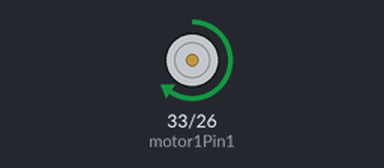
The sketch below on a simulated ESP32. Shown: motor-driver pin pairs drawn as motors (green arrow = first pin HIGH = forward, orange = second pin HIGH = backward, longer = more drive, scaled by the enable pin). What the sketch prints to the serial monitor is not drawn.

Above: at 0.1 s.
Timing chart, 0 to 39.0 s (numbered marks = the images above):
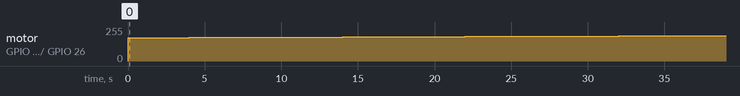

The sketch:

pwm_on_output.ino
```cpp
int motor1Pin1 = 33;
int motor1Pin2 = 26;
int enable1Pin = 27;

// Setting PWM properties
const int freq = 30000;
const int pwmChannel = 0;
const int resolution = 16;
int dutyCycle = 45000;

void setup() {
  // sets the pins as outputs:
  pinMode(motor1Pin2, OUTPUT);
  pinMode(enable1Pin, OUTPUT);

  // configure LED PWM functionalitites
  ledcSetup(pwmChannel, freq, resolution);

  // attach the channel to the GPIO to be controlled
  ledcAttachPin(motor1Pin1, pwmChannel);
  digitalWrite(motor1Pin2, LOW);
  digitalWrite(enable1Pin, HIGH);
  Serial.begin(115200);

  // testing
  Serial.print("Testing DC Motor...");
}

void loop() {

  while (dutyCycle <= 65500){
    ledcWrite(pwmChannel, dutyCycle);
    Serial.print("Forward with duty cycle: ");
    Serial.println(dutyCycle);
    dutyCycle = dutyCycle + 50;
    delay(500);
  }
  dutyCycle = 44000;
}
```

Measured:
- by itself, motor on GPIO 33 (motor1Pin1) / GPIO 26 (motor1Pin2): moves from stopped to forward 190/255 over 37.5 s
